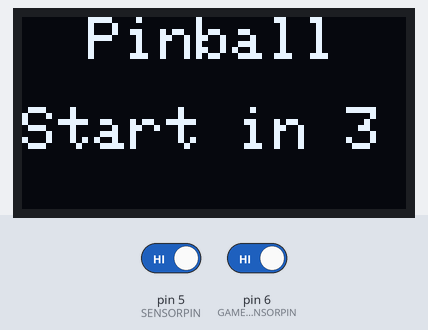
Bench run of a sketch on a simulated Arduino Uno, built with avr-gcc and run on an emulated ATmega328P. On the bench: 128×64 one-colour display. The test bench sets the inputs (shaded band); at power-on: pin 6 (GAME_END_SENSORPIN) HIGH, pin 5 (SENSORPIN) HIGH.

Above: at 1.2 s.
1.3 s: pin 6 (GAME_END_SENSORPIN) driven LOW
At 2.3 s:
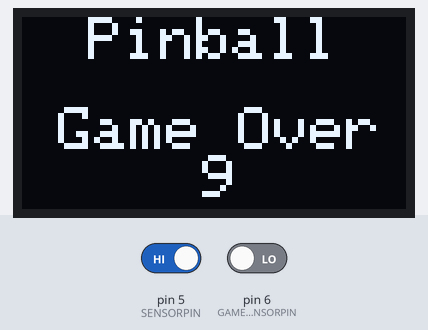
2.8 s: pin 6 (GAME_END_SENSORPIN) driven HIGH
At 17.91 s:
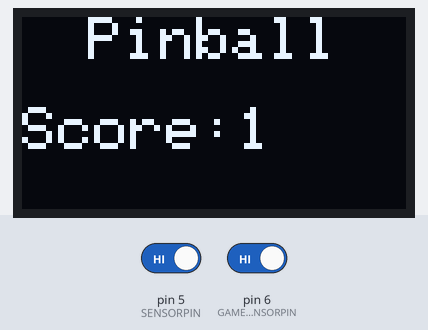
Timing chart, 0 to 19.4 s (numbered marks = the images above; inputs shaded):
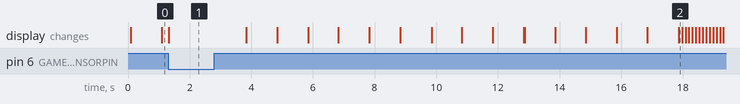

The sketch:

pinballscoreboard.ino
```cpp
#include <Wire.h>
#include <Adafruit_GFX.h>
#include <Adafruit_SSD1306.h>

#define SCREEN_WIDTH 128 // OLED display width, in pixels
#define SCREEN_HEIGHT 64 // OLED display height, in pixels
#define OLED_RESET 4     // Reset pin # (or -1 if sharing Arduino reset pin)
#define SCREEN_ADDRESS 0x3C ///< See datasheet for Address; 0x3C for 128x32, 0x3D for 128x64
#define SENSORPIN 5
#define GAME_END_SENSORPIN 6 // New IR sensor pin for game end

Adafruit_SSD1306 display(SCREEN_WIDTH, SCREEN_HEIGHT, &Wire, OLED_RESET);

// variables will change:
int sensorState = 0, lastState = 0;
int gameEndSensorState = 0;
int score = 0;
bool jackpotReached = false;
bool gameOver = false;
bool gameStarted = false;
bool gameResume = false;
unsigned long lastScoreUpdate = 0;
unsigned long lastJackpotTime = 0;
unsigned long countdownStartTime = 0;
int countdownDuration = 5000; // 5 seconds

void setup() {
  // initialize the sensor pin as an input:
  pinMode(SENSORPIN, INPUT);
  digitalWrite(SENSORPIN, HIGH); // turn on the pullup

  // initialize the game end sensor pin as an input:
  pinMode(GAME_END_SENSORPIN, INPUT);
  digitalWrite(GAME_END_SENSORPIN, HIGH); // turn on the pullup

  Serial.begin(9600);

  // SSD1306_SWITCHCAPVCC = generate display voltage from 3.3V internally
  if (!display.begin(SSD1306_SWITCHCAPVCC, SCREEN_ADDRESS)) {
    Serial.println(F("SSD1306 allocation failed"));
    for (;;)
      ; // Don't proceed, loop forever
  }

  // Clear the buffer
  display.clearDisplay();

  // Display the title
  display.setTextSize(2);
  display.setTextColor(SSD1306_WHITE);
  display.setCursor(10, 10);
  display.println(" Pinball");
  display.display();

  countdownStartTime = millis();
  countdownDuration = 5000; // 5 seconds countdown to start the game
}

void loop() {
  // read the state of the sensors
  sensorState = digitalRead(SENSORPIN);
  gameEndSensorState = digitalRead(GAME_END_SENSORPIN);

  unsigned long currentTime = millis();
  unsigned long elapsedTime = currentTime - countdownStartTime;

  // check if the countdown is done
  if (!gameStarted && elapsedTime >= countdownDuration) {
    gameStarted = true;
  }

  // check if the sensor beam is broken
  if (sensorState == LOW && gameStarted) {
    if (!jackpotReached) {
      jackpotReached = true;
      lastJackpotTime = millis();
      score *= 2; // Double the score for jackpot
      gameResume = true;
      countdownStartTime = millis();
      countdownDuration = 5000; // 5 seconds countdown to resume the game
    }
  } else {
    if (jackpotReached && millis() - lastJackpotTime >= 5000) {
      jackpotReached = false;
      gameResume = false;
    }
  }

  // check if the game end sensor beam is broken
  if (gameEndSensorState == LOW) {
    if (jackpotReached) {
      gameResume = false;
      jackpotReached = false;
      countdownStartTime = millis();
      countdownDuration = 5000; // 5 seconds countdown to resume the game
    } else {
      gameOver = true;
      countdownStartTime = millis();
      countdownDuration = 10000; // 10 seconds countdown to start a new game
    }
  }

  // Update the score every 0.1 seconds if not in jackpot pause or game over, and game has started
  if (millis() - lastScoreUpdate >= 100 && !jackpotReached && !gameOver && gameStarted) {
    score++;
    lastScoreUpdate = millis();
  }

  // Update the scoreboard or display countdown
  updateDisplay();

  lastState = sensorState;
}

void updateDisplay() {
  display.clearDisplay();

  // Display the title
  display.setTextSize(2);
  display.setTextColor(SSD1306_WHITE);
  display.setCursor(10, 0);
  display.println(" Pinball");

  // Display the score, jackpot message, or countdown
  display.setTextSize(2);
  display.setTextColor(SSD1306_WHITE);
  display.setCursor(0, 30);

  unsigned long currentTime = millis();
  unsigned long elapsedTime = currentTime - countdownStartTime;

  if (gameOver) {
    if (elapsedTime < countdownDuration) {
      display.print(" Game Over");
      display.print("     ");
      display.print((countdownDuration - elapsedTime) / 1000);
    } else {
      gameOver = false; // Reset gameOver state after countdown
      gameStarted = false; // Reset game state
      score = 0; // Reset score
      countdownStartTime = millis();
      countdownDuration = 5000; // 5 seconds countdown to start a new game
    }
  } else if (gameResume) {
    display.print("  Jackpot    2x  ");
    display.print((countdownDuration - elapsedTime) / 1000);
  } else if (!gameStarted) {
    display.print("Start in ");
    display.print((countdownDuration - elapsedTime) / 1000);
  } else {
    display.print("Score:");
    display.print(score);
  }

  display.display();
}
```

Measured:
- after the input at 1.3 s, the display: changes at once (image 1)
- after the input at 2.8 s, the display: first changes after 1.0 s (image 2 shows a later state)
